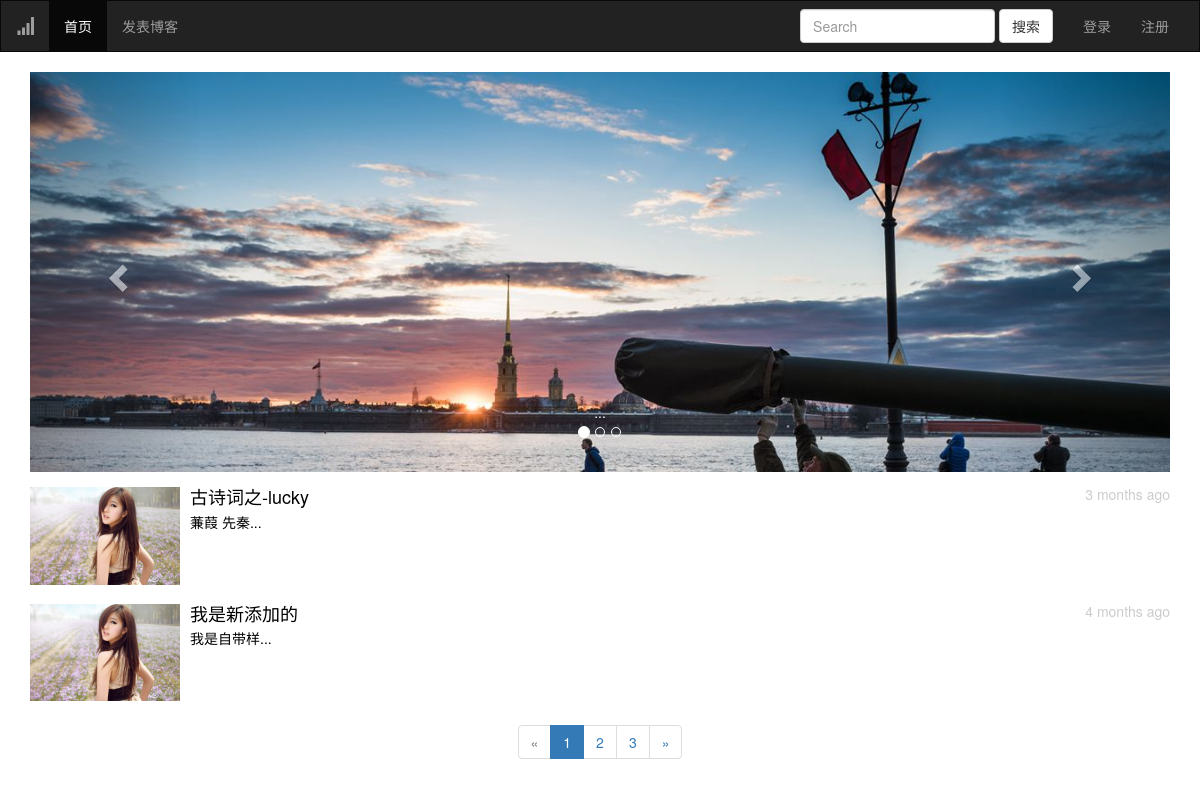
The app's page /index/ with its own data.
### app/models/posts.py (models this page shows)
class Posts(DB,db.Model):
    id = db.Column(db.Integer,primary_key=True)
    title = db.Column(db.String(15),index=True)
    article = db.Column(db.Text)
    pid = db.Column(db.Integer,default=0)
    path = db.Column(db.String(255),default='0,')
    visit = db.Column(db.Integer,default=0)# 访问量
    timestamp = db.Column(db.DateTime,default=datetime.utcnow)
    state = db.Column(db.Boolean,default=True) # 是否所有人可见
    uid = db.Column(db.Integer,db.ForeignKey('user.id')) # 添加外键 可以通过博客获取发表的用户  也可以通过用户 查看发表了哪些博客

### app/models/user.py (models this page shows, shortened)
class User(UserMixin,DB,db.Model):
    id = db.Column(db.Integer,primary_key=True)
    username = db.Column(db.String(12),index=True)
    password_hash = db.Column(db.String(120))
    age = db.Column(db.Integer,default=18)
    sex = db.Column(db.Boolean,default=True)
    email = db.Column(db.String(50),index=True)
    icon = db.Column(db.String(70),default='default.jpg')
    confirm = db.Column(db.Boolean,default=False) # 账户是否激活 默认没激活
    """
    posts 是当前user模型的关联属性 可以通过当前用户对象获取 发表了哪些博客
    参数
    Posts 建立关联的模型
    backref 给关联的模型添加的字段属性 user
    lazy 加载时机  返回查询集 可以再次进行二次过滤 User.query+过滤器 如果不给lazy属性 则返回结果的列表 而不是查询集
    """
    posts = db.relationship('Posts',backref='user',lazy='dynamic')
    favorites = db.relationship('Posts',secondary='collections',backref=db.backref('users',lazy='dynamic'),lazy='dynamic')
    @property
    def password(self):
        raise AttributeError('该属性不可读')

### app/views/main.py (the view)
@main.route('/')
@main.route('/index/')
def index():
    try:
        page = int(request.args.get('page',1))
    except:
        page = 1
    pagination = Posts.query.filter(Posts.pid==0,Posts.state==True).order_by(Posts.timestamp.desc()).paginate(page,current_app.config['PAGE_NUM'],False)
    data = pagination.items
    return render_template('main/index.html',p=data,pagination=pagination)

### app/__init__.py (called while the page is built)
def add_filter(app):
    @app.template_filter()
    def showEllipsis(str,length=5):
        if len(str)>length:
            str = str[0:5]+'...'
        return str
    @app.template_filter()
    def replace_red(str,con):
        if str:
            str = str.replace(con,'<span style="color:red;">'+con+'</span>')
        return str
    @app.template_filter()
    def replayName(rid):
        return Posts.query.get(int(rid)).user.username

### app/templates/main/index.html (shortened to what this page needs)
{% extends 'common/base.html' %}
{% block page_content %}
    <div id="carousel-example-generic" class="carousel slide" data-ride="carousel">
        <ol class="carousel-indicators">
            <li data-target="#carousel-example-generic" data-slide-to="0" class="active"></li>
            <li data-target="#carousel-example-generic" data-slide-to="1"></li>
            <li data-target="#carousel-example-generic" data-slide-to="2"></li>
        </ol>
        <div class="carousel-inner" role="listbox">
            {% for i in range(1,4) %}
                <div class="item {% if i==1 %}active{% endif %}" style="height:400px;">
                    <img src="{{ url_for('static',filename='img/'+i|string+'.jpg') }}" alt="..." height="400">
                    <div class="carousel-caption">
                        ...
                    </div>
                </div>
            {% endfor %}
        </div>
        <a class="left carousel-control" href="#carousel-example-generic" role="button" data-slide="prev">
            <span class="glyphicon glyphicon-chevron-left" aria-hidden="true"></span>
        </a>
        <a class="right carousel-control" href="#carousel-example-generic" role="button" data-slide="next">
            <span class="glyphicon glyphicon-chevron-right" aria-hidden="true"></span>
        </a>
    </div>
    {% for row in p %}
            <div class="media">
                    <a href="{{ url_for('posts.posts_detail',pid=row.id) }}" style="color:#000;text-decoration: none;" target="_blank">
                <div class="media-left media-middle">
                    <img class="media-object" src="{{ url_for('static',filename='upload/'+row.user.icon) }}" alt="..."
                         width="150">
                </div>
                <div class="media-body">
                    <h4 class="media-heading">{{ row.title }} <span
                            style="float: right;font-size:14px;color:#ccc;">{{ moment(row.timestamp).fromNow() }}</span>
                    </h4>
                    {{ row.article|striptags|showEllipsis }}
                </div>
                                </a>
            </div>
    {% endfor %}
    {% from 'common/page_macro.html' import page_macro %}
    {{ page_macro('main.index',pagination) }}
{% endblock %}

### app/templates/common/base.html (shortened to what this page needs)
{% extends 'bootstrap/base.html' %}
{% block navbar %}
    <nav class="navbar navbar-inverse" style="border-radius: 0;">
        <div class="container-fluid">
            <div class="navbar-header">
                <a class="navbar-brand" href="#"><span class="glyphicon glyphicon-signal" aria-hidden="true"></span></a>
            </div>
            <div class="collapse navbar-collapse" id="bs-example-navbar-collapse-1">
                <ul class="nav navbar-nav">
                    <li class="active"><a href="{{ url_for('main.index') }}">首页 </a></li>
                    <li><a href="{{ url_for('posts.send_posts') }}">发表博客</a></li>
                </ul>
                <ul class="nav navbar-nav navbar-right">
                    <form class="navbar-form navbar-left" method="post" action="{{ url_for('posts.search') }}">
                        <div class="form-group">
                            <input type="text" class="form-control" placeholder="Search" name="search">
                        </div>
                        <button type="submit" class="btn btn-default">搜索</button>
                    </form>
                    {% if current_user.is_authenticated %}
                        <li><a>欢迎:{{ current_user.username }}</a></li>
                        <li class="dropdown">
                            <a href="#" class="dropdown-toggle" data-toggle="dropdown" role="button"
                               aria-haspopup="true"
                               aria-expanded="false">个人中心 <span class="caret"></span></a>
                            <ul class="dropdown-menu">
                                <li><a href="#">查看个人信息</a></li>
                                <li><a href="#">修改用户名</a></li>
                                <li><a href="#">修改密码</a></li>
                                <li><a href="#">修改邮箱</a></li>
                                <li><a href="#">查看头像</a></li>
                                <li><a href="{{ url_for('owncenter.posts_manager') }}">博客管理</a></li>
                                <li><a href="{{ url_for('owncenter.favorite_manager') }}">收藏管理</a></li>
                                <li role="separator" class="divider"></li>
                                <li><a href="{{ url_for('user.logout') }}">退出登录</a></li>
                            </ul>
                        </li>
                    {% else %}
                        <li><a href="{{ url_for('user.login') }}">登录</a></li>
                        <li><a href="{{ url_for('user.register') }}">注册</a></li>
                    {% endif %}
                </ul>
            </div>
        </div>
    </nav>
{% endblock %}
{% block content %}
    <div class="container">
        {% block page_content %}{% endblock %}
    </div>
{% endblock %}

### app/templates/common/page_macro.html
{% macro page_macro(endpoint,pagination) %}
<center>
        <nav aria-label="Page navigation">
            <ul class="pagination">
                <li {% if not pagination.has_prev %}class="disabled"{% endif %}>
                    <a {% if pagination.has_prev %}href="{{ url_for(endpoint,page=pagination.prev_num,**kwargs) }}"{% endif %} aria-label="Previous">
                        <span aria-hidden="true">&laquo;</span>
                    </a>
                </li>
            {% for page in pagination.iter_pages() %}
                <li {% if page==pagination.page %}class="active"{% endif %}><a href="{{ url_for(endpoint,page=page,**kwargs) }}">{{ page }}</a></li>
            {% endfor %}
                <li {% if not pagination.has_next %}class="disabled"{% endif %}>
                    <a {% if pagination.has_next %}href="{{ url_for(endpoint,page=pagination.next_num,**kwargs) }}"{% endif %} aria-label="Next">
                        <span aria-hidden="true">&raquo;</span>
                    </a>
                </li>
            </ul>
        </nav>
    </center>
{% endmacro %}

### records on screen
Posts: icon (placeholder picture), title "古诗词之-lucky", timestamp "3 months ago", article|showEllipsis "蒹葭 先秦..."
Posts: icon (placeholder picture), title "我是新添加的", timestamp "4 months ago", article|showEllipsis "我是自带样..."

### other values on screen
{{ page }} "1" "2" "3"
